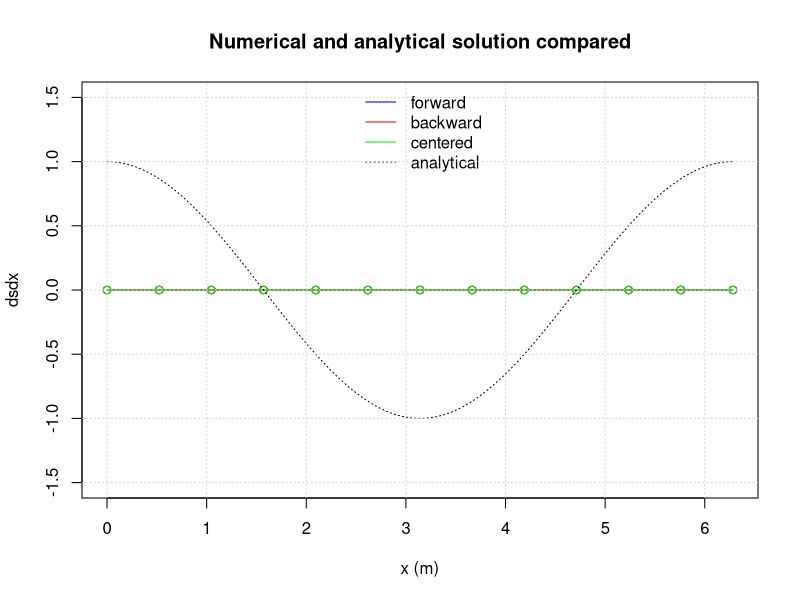
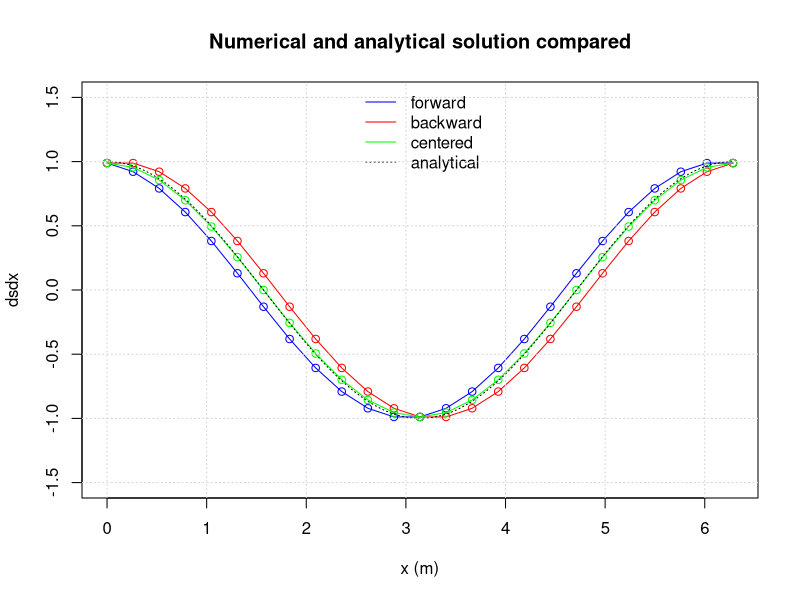
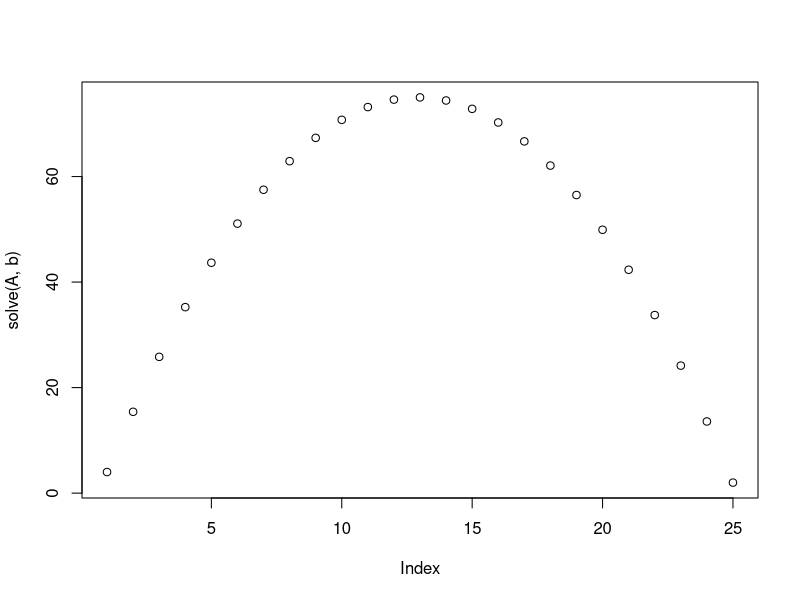
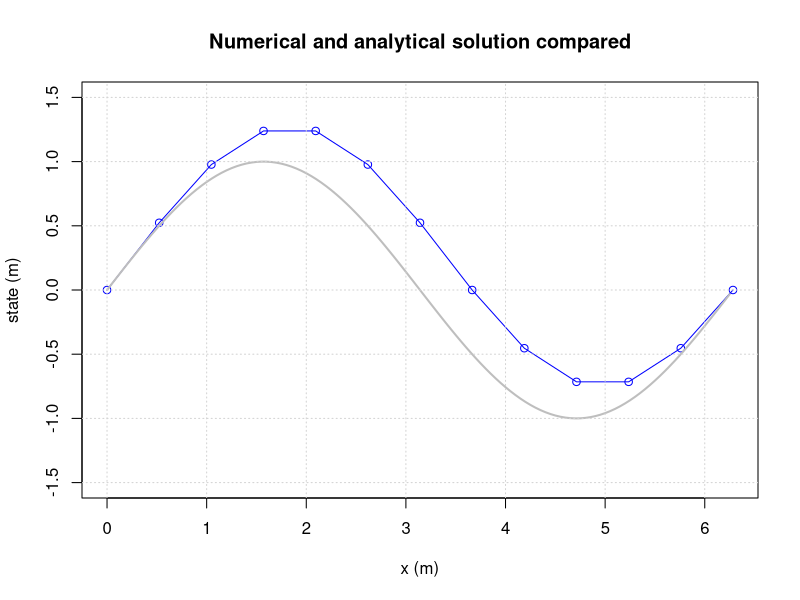
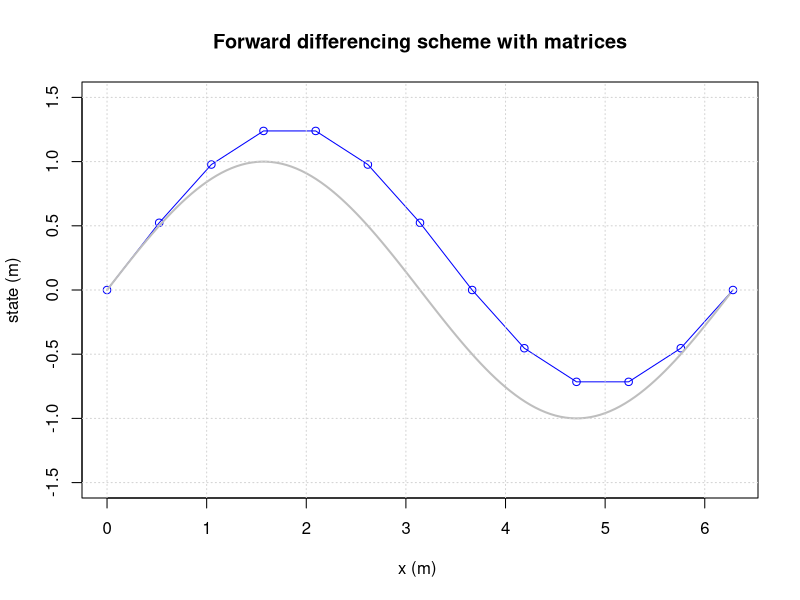
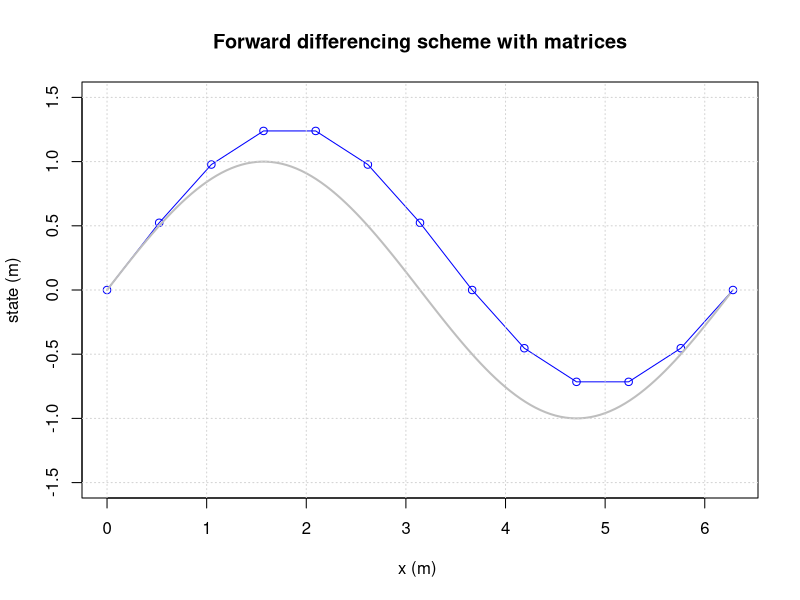
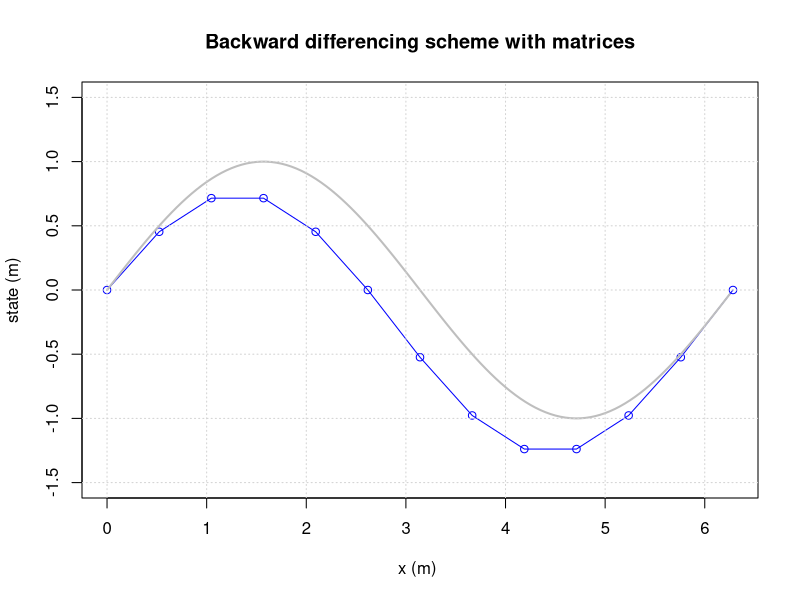
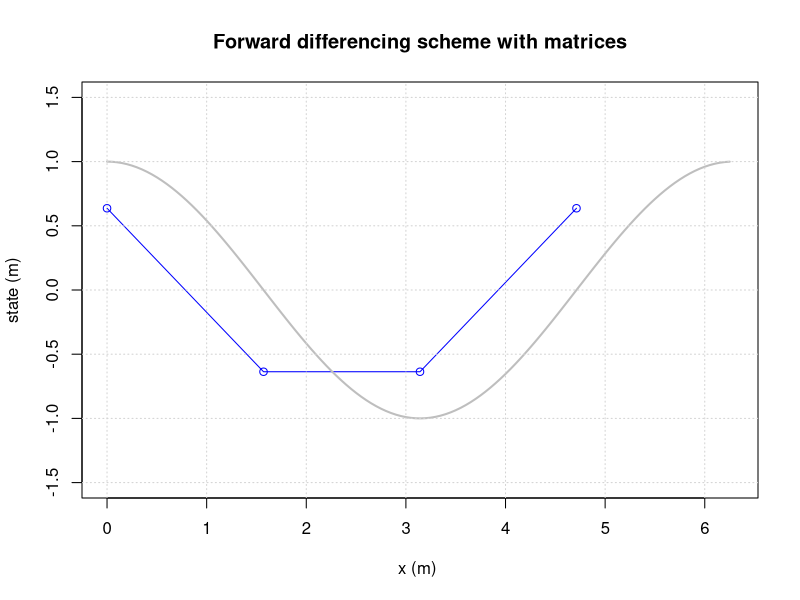

Write the R code that produced these figures, in order.
## ---- chunk 1
# Initial parameter values
left  = 0     # left x-coordinate
right = 2*pi  # right x-coordinate
dx    = pi/6  # delta x; time discretisation (0.25)

# Simulation initialisation
space.sequence = seq(left, right, by=dx)
dsdx.forward = rep(0, length(space.sequence))
dsdx.backward = rep(0, length(space.sequence))
dsdx.centered = rep(0, length(space.sequence))

# Add the calculations of forward, backward, centered derivative below.

# Plotting
plot(space.sequence, dsdx.forward, type='o', xlab="x (m)", ylab="dsdx", ylim = c(-1.5, 1.5), col="blue")
lines(space.sequence, dsdx.backward, type='o', col="red")
lines(space.sequence, dsdx.centered, type='o', col="green")
space.sequence = seq(left, right, by=0.01)
analyt.state = cos(space.sequence)
lines(space.sequence, analyt.state, col='black', lty=3)
legend("top", legend=c("forward", "backward", "centered", "analytical"), col=c("blue", "red", "green", "black"), lty=c(1,1,1,3), bty="n")
title(main='Numerical and analytical solution compared')
grid()
## ---- chunk 2
# Initial parameter values
left  = 0     # left x-coordinate
right = 2*pi  # right x-coordinate
dx    = pi/12  # delta x; time discretisation (0.25)

# Simulation initialisation
space.sequence = seq(left, right, by=dx)
dsdx.forward = rep(0, length(space.sequence))
dsdx.backward = rep(0, length(space.sequence))
dsdx.centered = rep(0, length(space.sequence))
s = sin(space.sequence)

# Add the calculations of forward, backward, centered derivative below.
dsdx.forward [1:(length(s)-1)] = (s[2:length(s)] - s[1:(length(s)-1)]) / dx
dsdx.backward[2:length(s)]     = (s[2:length(s)] - s[1:(length(s)-1)]) / dx
dsdx.centered[2:(length(s)-1)] = (s[3:length(s)] - s[1:(length(s)-2)]) / (2*dx)

# Add the boundaries on the left
dsdx.backward[1] = (s[2]-s[1]) / dx
dsdx.centered[1] = (s[2]-s[1]) / dx

# Add the boundaries on the right
dsdx.forward [length(s)] = (s[length(s)]-s[length(s)-1]) / dx
dsdx.centered[length(s)] = (s[length(s)]-s[length(s)-1]) / dx

# Plotting
plot(space.sequence, dsdx.forward, type='o', xlab="x (m)", ylab="dsdx", ylim = c(-1.5, 1.5), col="blue")
lines(space.sequence, dsdx.backward, type='o', col="red")
lines(space.sequence, dsdx.centered, type='o', col="green")
space.sequence = seq(left, right, by=0.01)
analyt.state = cos(space.sequence)
lines(space.sequence, analyt.state, col='black', lty=3)
legend("top", legend=c("forward", "backward", "centered", "analytical"), col=c("blue", "red", "green", "black"), lty=c(1,1,1,3), bty="n")
title(main='Numerical and analytical solution compared')
grid()
## ---- chunk 3
M = matrix (c(1, 2, 3, 4, 5, 6) , nrow=2)
print(M)
## ---- chunk 4
M[1,2]= 100
M[1, ]= c(10, 11, 12)
M[ ,2]= c(-1 ,-2)
## ---- chunk 5
M = matrix(c(1, 2, 3, 4, 5, 6), nrow=2 , ncol=3)
## ---- chunk 6
M = matrix(c(1, 2, 3, 4, 5, 6) , nrow=2 , ncol=2)
## ---- chunk 7
M = matrix(c(1, 2, 3, 4, 5, 6) , nrow=2 , ncol=4)
## ---- chunk 8
M = matrix(c(1, 2, 3, 4, 5, 6) , nrow=2 , ncol=3 , byrow=TRUE)
## ---- chunk 9
M = matrix(0,nrow=5,ncol=7)
for(i in 1:nrow(M)) {
  for(j in 1:ncol(M)){
    M[i,j]=i+j
  }
}
print(M)
## ---- chunk 10
M = matrix(0,nrow=3,ncol=5)
for(i in 1:nrow(M)) {
  for(j in 1:ncol(M)){
    M[i,j]=10*i+j
  }
}
print(M)
## ---- chunk 11
M = matrix(0,nrow=5,ncol=5)
for(i in 1:nrow(M)) {
  for(j in 1:ncol(M)){
    M[i,j]=abs(i-j)
  }
}
print(M)
## ---- chunk 12
A = matrix(c(1,0,0,0,0,-1,2,-1,0,0,0,-1,2,-1,0,0,0,-1,2,-1,0,0,0,0,1),nrow=5,ncol=5,byrow=TRUE)
b = matrix(c(4,1,1,1,2),nrow=5)
print(solve(A,b))
## ---- chunk 13
N      = 5
A      = matrix(0,nrow=N,ncol=N)
b      = rep(1,length=N)
A[1,1] = 1
b[1]   = 4
## ---- chunk 14
N      = 25
A      = matrix(0,nrow=N,ncol=N)
b      = rep(1,length=N)
A[1,1] = 1
b[1]   = 4
b[N]   = 2
A[N,N] = 1
for(i in 2:(N-1)){
  A[i,i  ] = 2
  A[i,i-1] = -1
  A[i,i+1] = -1
}
print(solve(A,b))
plot(solve(A,b))
## ---- chunk 15
M=matrix(0,nrow=3,ncol=3)
# bring flux between 1and 2 in matrix
M[1,1] = M[1,1]-7
M[1,2] = M[1,2]+7
M[2,2] = M[2,2]-7
M[2,1] = M[2,1]+7
# bring flux between 1 and 3 in matrix
M[1,1] = M[1,1]-5
M[1,3] = M[1,3]+5
M[3,3] = M[3,3]-5
M[3,1] = M[3,1]+5
# bring flux between 2 and 3 in matrix
M[2,2] = M[2,2]-8
M[2,3] = M[2,3]+8
M[3,3] = M[3,3]-8
M[3,2] = M[3,2]+8
# bring in the boundary condition
M[1,]  = 0
M[1,1] = 1
# right hand side
b = c(2,-1,-2)
print(solve(M,b))
## ---- chunk 16
M=matrix(0,nrow=3,ncol=3)
# bring flux between 1and 2 in matrix
M[1,1] = M[1,1]-7
M[1,2] = M[1,2]+7
M[2,2] = M[2,2]-7
M[2,1] = M[2,1]+7
# bring flux between 1 and 3 in matrix
M[1,1] = M[1,1]-5
M[1,3] = M[1,3]+5
M[3,3] = M[3,3]-5
M[3,1] = M[3,1]+5
# bring flux between 2 and 3 in matrix
M[2,2] = M[2,2]-8
M[2,3] = M[2,3]+8
M[3,3] = M[3,3]-8
M[3,2] = M[3,2]+8
# bring in the boundary condition
M[1,]  = 0
M[1,1] = 1
# right hand side
b = c(2,0,0)
print(solve(M,b))
## ---- chunk 17
# Initial parameter values
left          = 0     # usually this variable is set to 0
right         = 2*pi  # end time of the simulation (50)
dx            = pi/6  # delta t; time discretisation (0.25)
left.state    = 0     # state of the system at the beginning of the simulation

# Simulation initialisation
space         = left
result.state  = c(left.state)
result.space  = c(left)
current.state = left.state

sys.fun = function(space,state){
  return(state + dx*cos(space))
}

# Simulation
while(space < right)
{
  current.state = sys.fun(space,current.state)
  result.state  = c(result.state,current.state)
  space         = space + dx
  result.space  = c(result.space,space)
}

# Plotting
plot(result.space,result.state,type='o', xlab="x (m)",ylab="state (m)", ylim = c(-1.5,1.5), col="blue")
space.sequence = seq(left,right,by=0.05)
analyt.state=sin(space.sequence)
lines(space.sequence,analyt.state,col='grey',lwd=2)
title(main='Numerical and analytical solution compared')
grid()
## ---- chunk 18
rm(list=ls()) 

# setting up initial parameters
dx    = pi/6
left  = 0
right = 2*pi
xcoor = seq(left,right, by=dx) # builds a list of all coordinates
N     = length(xcoor)

bl    = 0                      # left boundary condition
V     = c()                    # build an empty vector for the solutions
M     = matrix(0,nrow=length(xcoor),ncol=length(xcoor)) # an empty matrix for the differencing scheme

# populating vector and matrix
for(j in 2:(length(xcoor)))
{
  M[j,j]   = 1/dx
  M[j,j-1] = -1/dx
  V[j]     = cos(xcoor[j-1]) # it belongs to the j-1 step
}

# left boundary condtion
M[1,1]     = 1
V[1]       = bl

# solve matrix equation
s = solve(M,V)

# plotting
plot(xcoor,s,ylab="state (m)",xlab="x (m) ",type='o',col='blue', ylim=c(-1.5,1.5)) # numerical approximation
x_sol = seq(left,right,by=0.05)
lines(x_sol,sin(x_sol),type='l', col="grey",lwd=2)
title(main='Forward differencing scheme with matrices')
grid()
## ---- chunk 19
rm(list=ls()) 

# setting up initial parameters
dx    = pi/6
left  = 0
right = 2*pi
xcoor = seq(left,right, by=dx) # builds a list of all coordinates
N     = length(xcoor)

br    = 0                      # left boundary condition
V     = c()                    # build an empty vector for the solutions
M     = matrix(0,nrow=length(xcoor),ncol=length(xcoor)) # an empty matrix for the differencing scheme

# populating vector and matrix
for(j in 1:(length(xcoor)-1))
{
  M[j,j]   = -1/dx
  M[j,j+1] = 1/dx
  V[j]     = cos(xcoor[j]) # it belongs to the j'th step
}

# left boundary condtion
M[N,N]     = 1
V[N]       = br

# solve matrix equation
s = solve(M,V)

# plotting
plot(xcoor,s,ylab="state (m)",xlab="x (m) ",type='o',col='blue', ylim=c(-1.5,1.5)) # numerical approximation
x_sol = seq(left,right,by=0.05)
lines(x_sol,sin(x_sol),type='l', col="grey",lwd=2)
title(main='Forward differencing scheme with matrices')
grid()
## ---- chunk 20
rm(list=ls()) 

# setting up initial parameters
dx    = pi/6
left  = 0
right = 2*pi
xcoor = seq(left,right, by=dx) # builds a list of all coordinates

bl    = 0                      # left boundary condition
V     = c()                    # build an empty vector for the solutions
M     = matrix(0,nrow=length(xcoor),ncol=length(xcoor)) # an empty matrix for the differencing scheme

# populating vector and matrix
for(j in 2:(length(xcoor)))
{
  M[j,j]   = 1
  M[j,j-1] = -1
  V[j]     = dx*cos(xcoor[j])
}

# left boundary condtion
M[1,1]     = 1
M[1,2]     = 0
V[1]       = bl

# solve matrix equation
s = solve(M,V)

# plotting
plot(xcoor,s,ylab="state (m)",xlab="x (m) ",type='o',col='blue', ylim=c(-1.5,1.5)) # numerical approximation
x_sol = seq(left,right,by=0.05)
lines(x_sol,sin(x_sol),type='l', col="grey",lwd=2)
title(main='Backward differencing scheme with matrices')
grid()
## ---- chunk 21
rm(list=ls()) 

# setting up initial parameters
dx    = pi/2
left  = 0
right = 2*pi
xcoor = seq(left,right, by=dx) # builds a list of all coordinates

M     = matrix(0,nrow=length(xcoor),ncol=length(xcoor)) # an empty matrix for the differencing scheme

# populating vector and matrix
for(j in 1:(length(xcoor)-1))
{
  M[j,j]   = -1/dx
  M[j,j+1] = 1/dx
}

s = sin(xcoor)

# solve matrix equation
V = M %*% s

# plotting
N = length(xcoor)
plot(xcoor[1:(N-1)],V[1:(N-1)],ylab="state (m)",xlab="x (m) ",type='o',col='blue', ylim=c(-1.5,1.5), xlim = c(0,2*pi)) # numerical approximation
x_sol = seq(left,right,by=0.05)
lines(x_sol,cos(x_sol),type='l', col="grey",lwd=2)
title(main='Forward differencing scheme with matrices')
grid()
## ---- chunk 22
rm(list=ls()) 

# setting up initial parameters
dx    = pi/2
left  = 0
right = 2*pi
xcoor = seq(left,right, by=dx) # builds a list of all coordinates

M     = matrix(0,nrow=length(xcoor),ncol=length(xcoor)) # an empty matrix for the differencing scheme

# populating vector and matrix
for(j in 2:(length(xcoor)))
{
  M[j,j]   = +1/dx
  M[j,j-1] = -1/dx
}

s = sin(xcoor)

# solve matrix equation
V = M %*% s

# plotting
N = length(xcoor)
plot(xcoor[2:N],V[2:N],ylab="state (m)",xlab="x (m) ",type='o',col='blue', ylim=c(-1.5,1.5), xlim = c(0,2*pi)) # numerical approximation
x_sol = seq(left,right,by=0.05)
lines(x_sol,cos(x_sol),type='l', col="grey",lwd=2)
title(main='Backward differencing scheme with matrices')
grid()
## ---- chunk 23
rm(list=ls()) 

# setting up initial parameters
dx    = pi/2
left  = 0
right = 2*pi
xcoor = seq(left,right, by=dx) # builds a list of all coordinates
N     = length(xcoor)

M     = matrix(0,nrow=length(xcoor),ncol=length(xcoor)) # an empty matrix for the differencing scheme

# populating vector and matrix
for(j in 2:(length(xcoor)-1))
{
  M[j,j+1] = 1/(2*dx)
  M[j,j-1] = -1/(2*dx)
}

s = sin(xcoor)

# solve matrix equation
V = M %*% s

# plotting
N = length(xcoor)
plot(xcoor[2:(N-1)],V[2:(N-1)],ylab="state (m)",xlab="x (m) ",type='o',col='blue', ylim=c(-1.5,1.5), xlim = c(0,2*pi)) # numerical approximation
x_sol = seq(left,right,by=0.05)
lines(x_sol,cos(x_sol),type='l', col="grey",lwd=2)
title(main='Central differencing scheme with matrices')
grid()
## ---- chunk 24
rm(list=ls()) 

# setting up initial parameters
dx    = pi/2
left  = 0
right = 2*pi
xcoor = seq(left,right, by=dx) # builds a list of all coordinates
N     = length(xcoor)

M     = matrix(0,nrow=length(xcoor),ncol=length(xcoor)) # an empty matrix for the differencing scheme

# populating vector and matrix
for(j in 1:(length(xcoor)-1))
{
  M[j,j]   = -1/dx
  M[j,j+1] = 1/dx
}
M[N,N  ] = 1/dx
M[N,N-1] = -1/dx

s = sin(xcoor)

# solve matrix equation
V = M %*% s

# plotting
N = length(xcoor)
plot(xcoor[1:(N)],V[1:(N)],ylab="state (m)",xlab="x (m) ",type='o',col='blue', ylim=c(-1.5,1.5), xlim = c(0,2*pi)) # numerical approximation
x_sol = seq(left,right,by=0.05)
lines(x_sol,cos(x_sol),type='l', col="grey",lwd=2)
title(main='Forward differencing scheme with matrices')
grid()
## ---- chunk 25
rm(list=ls()) 

# setting up initial parameters
dx    = pi/2
left  = 0
right = 2*pi
xcoor = seq(left,right, by=dx) # builds a list of all coordinates
N     = length(xcoor)

M     = matrix(0,nrow=length(xcoor),ncol=length(xcoor)) # an empty matrix for the differencing scheme

# populating vector and matrix
for(j in 2:(length(xcoor)-1))
{
  M[j,j+1] = 1/(2*dx)
  M[j,j-1] = -1/(2*dx)
}
M[1,1  ] = -1/dx
M[1,2  ] = 1/dx
M[N,N  ] = 1/dx
M[N,N-1] = -1/dx


s = sin(xcoor)

# solve matrix equation
V = M %*% s

# plotting
N = length(xcoor)
plot(xcoor[1:(N)],V[1:(N)],ylab="state (m)",xlab="x (m) ",type='o',col='blue', ylim=c(-1.5,1.5), xlim = c(0,2*pi)) # numerical approximation
x_sol = seq(left,right,by=0.05)
lines(x_sol,cos(x_sol),type='l', col="grey",lwd=2)
title(main='Forward differencing scheme with matrices')
grid()
## ---- chunk 26
rm(list=ls()) 

# setting up initial parameters
dx    = pi/2
left  = 0
right = 2*pi
xcoor = seq(left,right, by=dx) # builds a list of all coordinates
N     = length(xcoor)

M     = matrix(0,nrow=length(xcoor),ncol=length(xcoor)) # an empty matrix for the differencing scheme

# populating vector and matrix
for(j in 2:(length(xcoor)-1))
{
  M[j,j+1] = 1/(dx^2)
  M[j,j  ] = -2/(dx^2)
  M[j,j-1] = 1/(dx^2)
}

s = sin(xcoor)

# solve matrix equation
V = M %*% s

# plotting
N = length(xcoor)
plot(xcoor[2:(N-1)],V[2:(N-1)],ylab="state (m)",xlab="x (m) ",type='o',col='blue', ylim=c(-1.5,1.5), xlim = c(0,2*pi)) # numerical approximation
x_sol = seq(left,right,by=0.05)
lines(x_sol,-sin(x_sol),type='l', col="grey",lwd=2)
title(main='Forward differencing scheme with matrices')
grid()
## ---- chunk 27
dx    = 5    # step size
D     = 5    # diffusion coefficient
u     = 5    # advectio coefficient
bl    = 0    # left boundary
br    = 1    # right boundary
n     = 5    # amount of nodes

left  = 0    # left coordinate
xcoor = seq(left,dx*(n-1), by=dx)

V     = c()  # build an empty vector for the solutions
M     = matrix(0,nrow=length(xcoor),ncol=length(xcoor)) 

for(j in 2:(length(xcoor)-1))
{
  M[j,j-1] = -u/(2*dx) - D/(dx^2)
  M[j,j  ] = 2*D/(dx^2)
  M[j,j+1] = u/(2*dx) - D/(dx^2)
  V[j]     = 0
}

# Left boundary
M[1,1] = 1
V[1]   = bl

# Right boundary
M[n,n] = 1
V[n]   = br

# Solve the system
s = solve(M,V)

print(M)
## ---- chunk 28
dx    = 5    # step size
D     = 5    # diffusion coefficient
u     = 5    # advectio coefficient
bl    = 0    # left boundary
br    = 1    # right boundary
n     = 5    # amount of nodes

left  = 0    # left coordinate
xcoor = seq(left,dx*(n-1), by=dx)

V     = c()  # build an empty vector for the solutions
M     = matrix(0,nrow=length(xcoor),ncol=length(xcoor)) 

for(j in 2:(length(xcoor)-1))
{
  M[j,j-1] = -u/(2*dx) - D/(dx^2)
  M[j,j  ] = 2*D/(dx^2)
  M[j,j+1] = u/(2*dx) - D/(dx^2)
  V[j]     = 0
}

# Left boundary
M[1,1] = 1
V[1]   = bl

# Right boundary
M[n,n] = 1
V[n]   = br

# Solve the system
s = solve(M,V)

# Plotting
plot(xcoor,s,ylab="state (m)",xlab="x (m) ",type='o',col='blue')
title(main='Advection Diffusion Equation')
grid()

# Calculate and plot the analytical solution
L = dx*(n-1)
xcooranalyt = seq(0,L, by=0.01)
sanalyt = c()
Danalyt = D
uanalyt = u
Peanalyt = uanalyt*L/Danalyt

for(j in 1:(length(xcooranalyt)))
{
  sanalyt[j] = bl+(exp(xcooranalyt[j]*Peanalyt/L)-1.)/(exp(Peanalyt)-1.)*(br-bl)
}

lines(xcooranalyt,sanalyt,col="grey",lwd=2) # analytical solution
legend(10, 0.8, c("numerical", "analytical"), col = c("blue","grey"), lty = c(1,1), pch = c(-1,-1))
## ---- chunk 29
dx    = 10   # step size
D     = 5    # diffusion coefficient
u     = 5    # advectio coefficient
bl    = 0    # left boundary
br    = 1    # right boundary

left  = 0    # left coordinate
right = 50
xcoor = seq(left,right, by=dx)

V     = c()  # build an empty vector for the solutions
M     = matrix(0,nrow=length(xcoor),ncol=length(xcoor)) 

for(j in 2:(length(xcoor)-1))
{
  M[j,j-1] = -u/(2*dx) - D/(dx^2)
  M[j,j  ] = 2*D/(dx^2)
  M[j,j+1] = u/(2*dx) - D/(dx^2)
  V[j]     = 0
}

# Left boundary
M[1,1] = 1
V[1]   = bl

# Right boundary
n = length(xcoor)
M[n,n] = 1
V[n]   = br

# Solve the system
s = solve(M,V)

# Plotting
plot(xcoor,s,ylab="state (m)",xlab="x (m) ",type='o',col='blue')
title(main='Advection Diffusion Equation')
grid()

# Calculate and plot the analytical solution
L = dx*(n-1)
xcooranalyt = seq(0,L, by=0.01)
sanalyt = c()
Danalyt = D
uanalyt = u
Peanalyt = uanalyt*L/Danalyt

for(j in 1:(length(xcooranalyt)))
{
  sanalyt[j] = bl+(exp(xcooranalyt[j]*Peanalyt/L)-1.)/(exp(Peanalyt)-1.)*(br-bl)
}

lines(xcooranalyt,sanalyt,col="grey",lwd=2) # analytical solution
legend(10, 0.8, c("numerical", "analytical"), col = c("blue","grey"), lty = c(1,1), pch = c(-1,-1))
## ---- chunk 30
dx    = 5    # step size
D     = 5    # diffusion coefficient
u     = 5    # advectio coefficient
bl    = 0    # left boundary
br    = dx/2 # right boundary

left  = 0    # left coordinate
right = 50
xcoor = seq(left,right, by=dx)
N     = length(xcoor)

V     = c()  # build an empty vector for the solutions
M     = matrix(0,nrow=length(xcoor),ncol=length(xcoor)) 

for(j in 2:(length(xcoor)-1))
{
  M[j,j-1] = -u/(2*dx) - D/(dx^2)
  M[j,j  ] = 2*D/(dx^2)
  M[j,j+1] = u/(2*dx) - D/(dx^2)
  V[j]     = 0
}

# Left boundary
M[1,1] = 1
V[1]   = bl

# Right boundary

M[N,N]   = 1
M[N,N-1] = -1
V[N]     = br

# Solve the system
s = solve(M,V)

# Plotting
plot(xcoor,s,ylab="state (m)",xlab="x (m) ",type='o',col='blue')
title(main='Advection Diffusion Equation, Neumann boundary')
grid()
